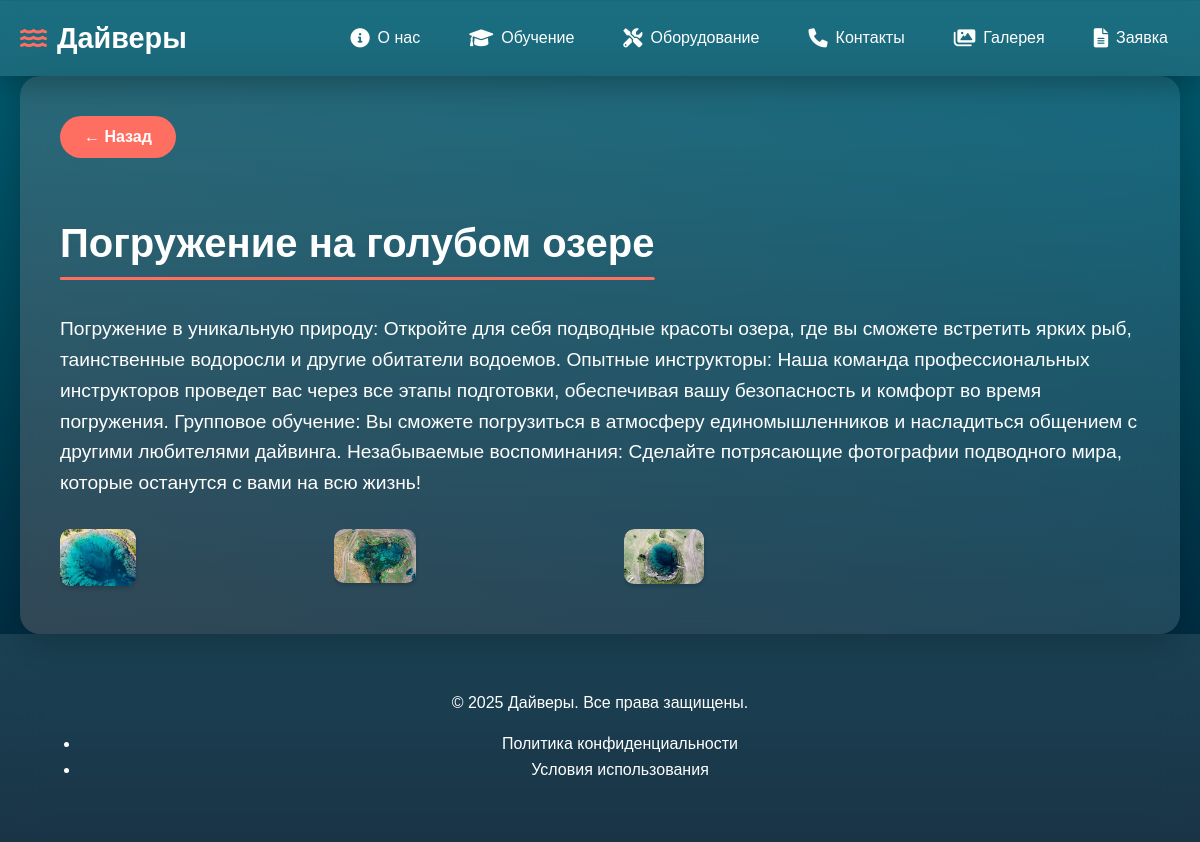
The page /event/1/ on the database as committed earlier.
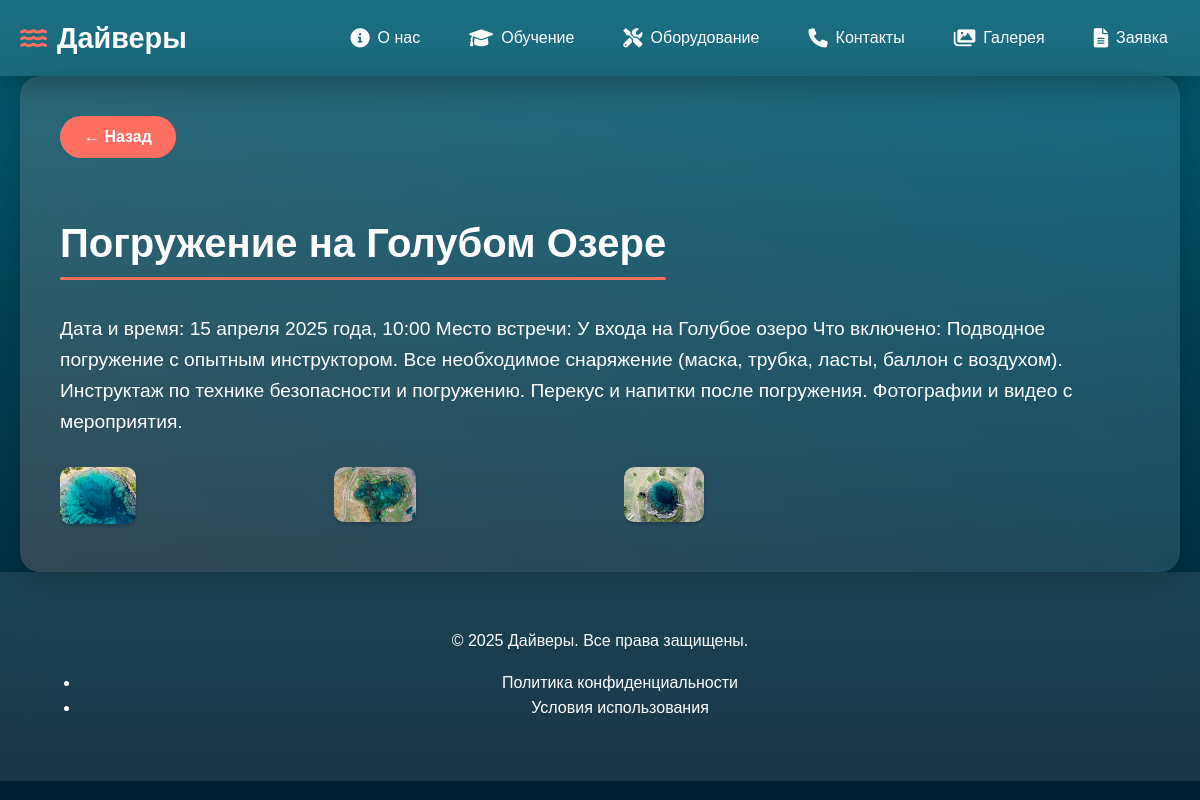
The same page on the database as committed later.
### main/models.py (models this page shows, shortened)
class Event(models.Model):
    title = models.CharField(max_length=100, verbose_name="Название мероприятия")
    created_at = models.DateTimeField(default=timezone.now)
    updated_at = models.DateTimeField(auto_now=True)
    description = models.TextField(
        verbose_name="Описание мероприятия",
        blank=True,
        null=True
    )
    homepage_content = models.ManyToManyField(
        HomePageContent,
        related_name='events',
        verbose_name="Контент главной страницы",
        blank=True
    )
    class Meta:
        verbose_name = "Мероприятие"
        verbose_name_plural = "Мероприятия"

### main/views.py (the view)
# urls.py: path('event/<int:event_id>/', views.event_detail, name='event_detail'),  # Детали мероприятия
def event_detail(request, event_id):
    event = get_object_or_404(Event, id=event_id)
    images = [img.image.url for img in event.images.all()]
    context = {
        'event': event,
        'images': images,
    }
    return render(request, 'events/event_detail.html', context)

### templates/events/event_detail.html
{% extends "base.html" %}
{% block content %}
<section class="event-detail">
    <div class="container">
        <button onclick="window.history.back()" class="back-button">← Назад</button>
        <div class="event-header">
            <h2>{{ event.title }}</h2>
        </div>
        <div class="event-description">
            <p>{{ event.description }}</p>
        </div>
        <div class="event-images">
            {% for image in event.images.all %}
                <div class="event-image-wrapper">
                    <img src="{{ image.image.url }}" alt="Изображение мероприятия" class="event-image">
                </div>
            {% empty %}
                <p>Нет изображений для этого мероприятия.</p>
            {% endfor %}
        </div>
    </div>
</section>
{% endblock %}

Rows that differ between the two databases and show on the page:
changed Event: title "Погружение на голубом озере" → "Погружение на Голубом Озере"; description "Погружение в уникальную природу: Откройте для себя подводные красоты озера, где вы сможете встретить ярких рыб, таинственные водоросли и другие обитатели водоемов. Опытные инструкторы: Наша команда профессиональных инструкторов проведет вас через все этапы подготовки, обеспечивая вашу безопасность и комфорт во время погружения. Групповое обучение: Вы сможете погрузиться в атмосферу единомышленников и насладиться общением с другими любителями дайвинга. Незабываемые воспоминания: Сделайте потрясающие фотографии подводного мира, которые останутся с вами на всю жизнь!" → "Дата и время: 15 апреля 2025 года, 10:00 Место встречи: У входа на Голубое озеро Что включено: Подводное погружение с опытным инструктором. Все необходимое снаряжение (маска, трубка, ласты, баллон с воздухом). Инструктаж по технике безопасности и погружению. Перекус и напитки после погружения. Фотографии и видео с мероприятия."
